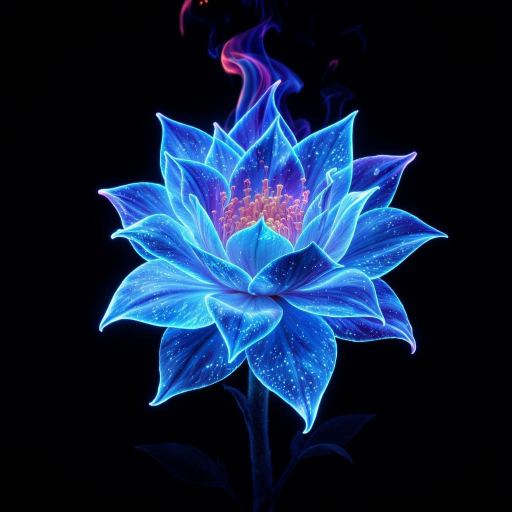
#> input picture tests/1.jpg, 1024 x 1024 px (shown at 1/2 size)
$ python -i color_matching.py   (imports and definitions only)
#> lines starting #> are read from the running program, lines starting #| are printed output that depends on the picture
#> further down, picture is the input picture: shape (1024, 1024, 3); mean B, G, R 59.9, 32.4, 16.1
"""Color transfer and matching functions for video processing."""
from pathlib import Path

import cv2
import numpy as np

from source.core.log import generation_logger
from source.media.video.frame_extraction import extract_frames_from_video, _COLOR_MATCH_DEPS_AVAILABLE
from source.media.video.video_info import get_video_frame_count_and_fps
from source.media.video.ffmpeg_ops import create_video_from_frames_list

__all__ = [
    "apply_color_matching_to_video",
]


def _cm_enhance_saturation(image_bgr, saturation_factor=0.5):
    """
    Adjust saturation of an image by the given factor.
    saturation_factor: 1.0 = no change, 0.5 = 50% reduction, 1.3 = 30% increase, etc.
    """
#> called with saturation_factor = 0.5
    if not _COLOR_MATCH_DEPS_AVAILABLE: return image_bgr
    hsv = cv2.cvtColor(image_bgr, cv2.COLOR_BGR2HSV)
#> hsv: shape (1024, 1024, 3); mean H, S, V 104.9, 209.9, 60.1
    hsv_float = hsv.astype(np.float32)
#> hsv_float: shape (1024, 1024, 3) float32; mean H, S, V 104.9, 210.4, 59.6
    h, s, v = cv2.split(hsv_float)
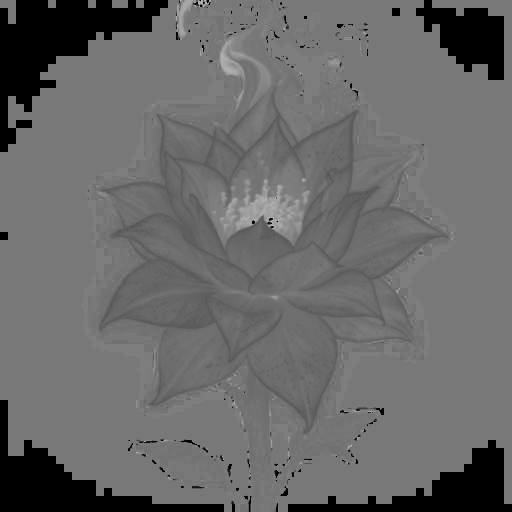
#> h: shape (1024, 1024) float32 (shown at 1/2 size); min 0, max 179, mean 104.9
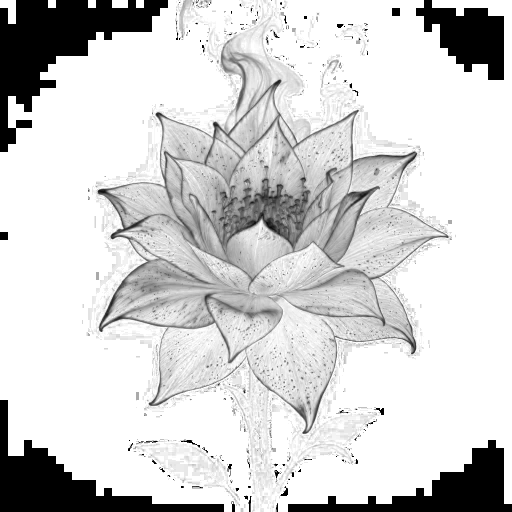
#> s: shape (1024, 1024) float32 (shown at 1/2 size); min 0, max 255, mean 209.9
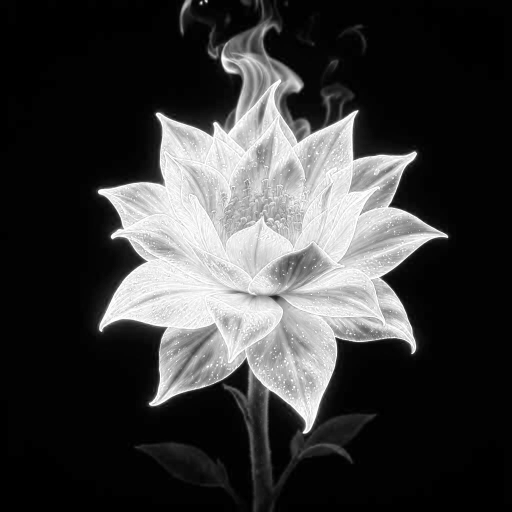
#> v: shape (1024, 1024) float32 (shown at 1/2 size); min 0, max 255, mean 60.1
    s_adjusted = s * saturation_factor
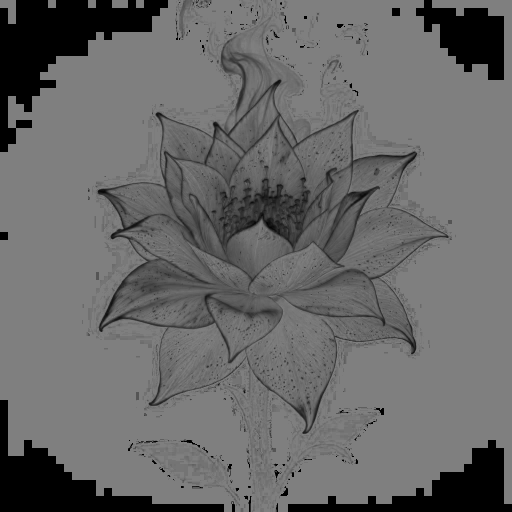
#> s_adjusted: shape (1024, 1024) float32 (shown at 1/2 size); min 0, max 127.5, mean 104.9
    s_adjusted = np.clip(s_adjusted, 0, 255)
    hsv_adjusted = cv2.merge([h, s_adjusted, v])
#> hsv_adjusted: shape (1024, 1024, 3) float32; mean H, S, V 104.9, 105.2, 59.6
    hsv_adjusted_uint8 = hsv_adjusted.astype(np.uint8)
#> hsv_adjusted_uint8: shape (1024, 1024, 3); mean H, S, V 104.9, 104.6, 60.1
    adjusted_bgr = cv2.cvtColor(hsv_adjusted_uint8, cv2.COLOR_HSV2BGR)
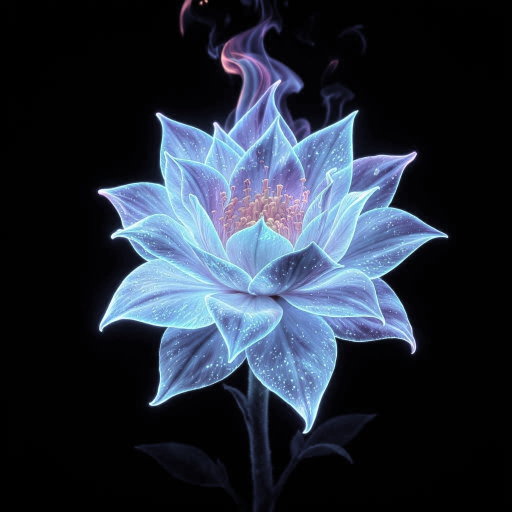
#> adjusted_bgr: shape (1024, 1024, 3) (shown at 1/2 size); mean B, G, R 60, 46.1, 38
    return adjusted_bgr

# [87 lines left out: functions _cm_transfer_mean_std_lab, apply_color_matching_to_video, not called in this run]

>>> import cv2
>>> picture = cv2.imread('../../../tests/1.jpg')
>>> result = _cm_enhance_saturation(picture)

$ run again, on tests/2.jpg
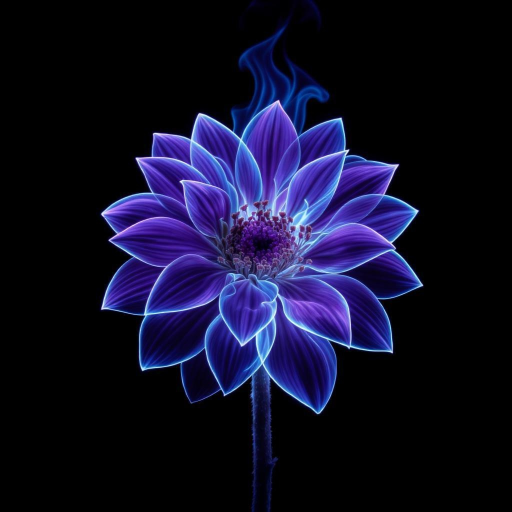
#> input picture tests/2.jpg, 1024 x 1024 px (shown at 1/2 size)
#> picture is the input picture: shape (1024, 1024, 3); mean B, G, R 40.1, 14.6, 16
#> hsv: shape (1024, 1024, 3); mean H, S, V 39.7, 64.7, 40.1
#> hsv_float: shape (1024, 1024, 3) float32; mean H, S, V 39.6, 64.7, 40.2
#> in _cm_enhance_saturation, `h, s, v = cv2.split(hsv_float)`:
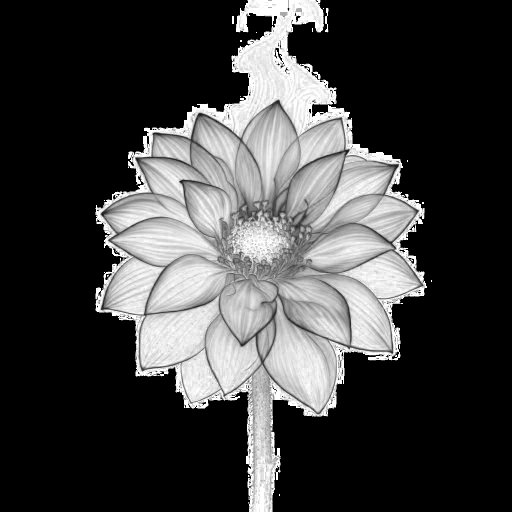
#> s: shape (1024, 1024) float32 (shown at 1/2 size); min 0, max 255, mean 64.7
#> hsv_adjusted: shape (1024, 1024, 3) float32; mean H, S, V 39.6, 32.3, 40.2
#> hsv_adjusted_uint8: shape (1024, 1024, 3); mean H, S, V 39.7, 32.2, 40.1
#> in _cm_enhance_saturation, `adjusted_bgr = cv2.cvtColor(hsv_adjusted_uint8, cv2.COLOR_HSV2BGR)`:
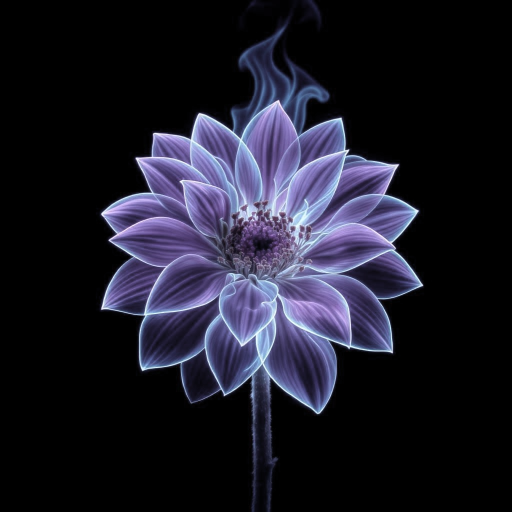
#> adjusted_bgr: shape (1024, 1024, 3) (shown at 1/2 size); mean B, G, R 40.1, 27.3, 27.9

$ run again, on tests/3.jpg
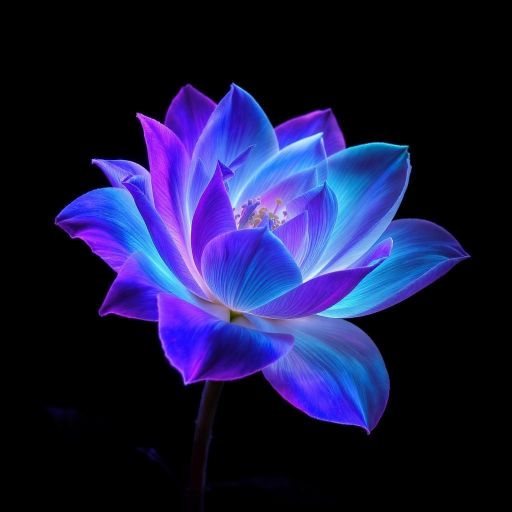
#> input picture tests/3.jpg, 1024 x 1024 px (shown at 1/2 size)
#> picture is the input picture: shape (1024, 1024, 3); mean B, G, R 66.4, 24.7, 25.2
#> hsv: shape (1024, 1024, 3); mean H, S, V 44.2, 72.2, 66.4
#> hsv_float: shape (1024, 1024, 3) float32; mean H, S, V 44.2, 72.3, 66.4
#> in _cm_enhance_saturation, `h, s, v = cv2.split(hsv_float)`:
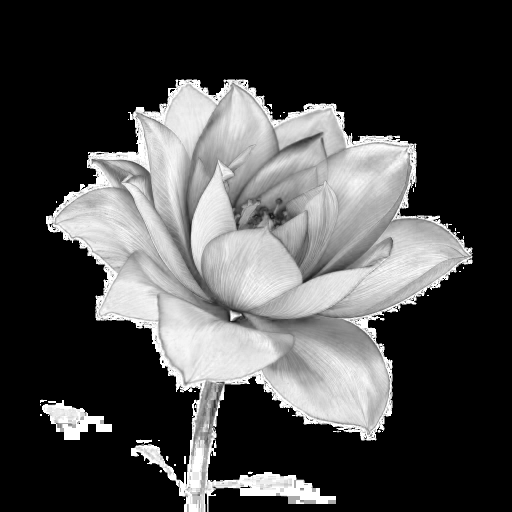
#> s: shape (1024, 1024) float32 (shown at 1/2 size); min 0, max 255, mean 72.2
#> hsv_adjusted: shape (1024, 1024, 3) float32; mean H, S, V 44.2, 36.1, 66.4
#> hsv_adjusted_uint8: shape (1024, 1024, 3); mean H, S, V 44.2, 36, 66.4
#> in _cm_enhance_saturation, `adjusted_bgr = cv2.cvtColor(hsv_adjusted_uint8, cv2.COLOR_HSV2BGR)`:
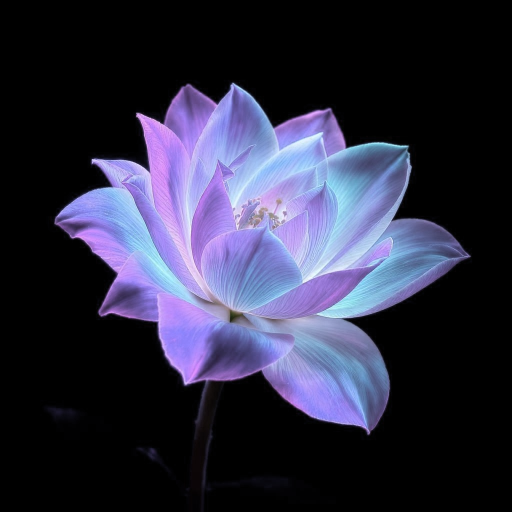
#> adjusted_bgr: shape (1024, 1024, 3) (shown at 1/2 size); mean B, G, R 66.4, 45.5, 45.7

$ run again, on tests/4.jpg
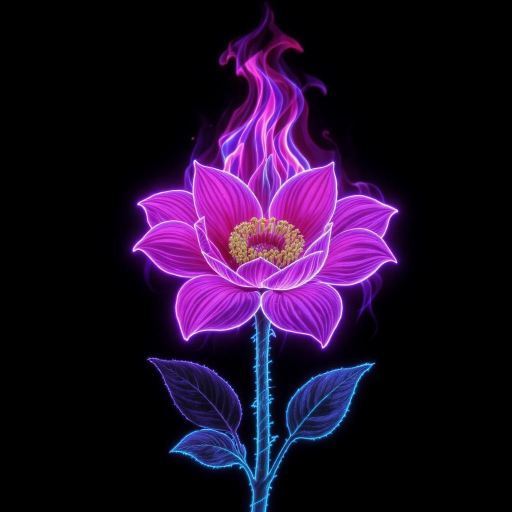
#> input picture tests/4.jpg, 1024 x 1024 px (shown at 1/2 size)
#> picture is the input picture: shape (1024, 1024, 3); mean B, G, R 40.6, 12.6, 31.8
#> hsv: shape (1024, 1024, 3); mean H, S, V 51.7, 81.2, 41.9
#> hsv_float: shape (1024, 1024, 3) float32; mean H, S, V 51.7, 81.2, 41.9
#> in _cm_enhance_saturation, `h, s, v = cv2.split(hsv_float)`:
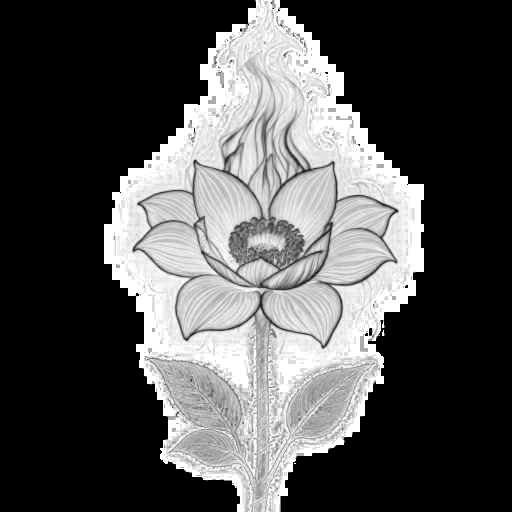
#> s: shape (1024, 1024) float32 (shown at 1/2 size); min 0, max 255, mean 81.2
#> hsv_adjusted: shape (1024, 1024, 3) float32; mean H, S, V 51.7, 40.6, 41.9
#> hsv_adjusted_uint8: shape (1024, 1024, 3); mean H, S, V 51.7, 40.5, 41.9
#> in _cm_enhance_saturation, `adjusted_bgr = cv2.cvtColor(hsv_adjusted_uint8, cv2.COLOR_HSV2BGR)`:
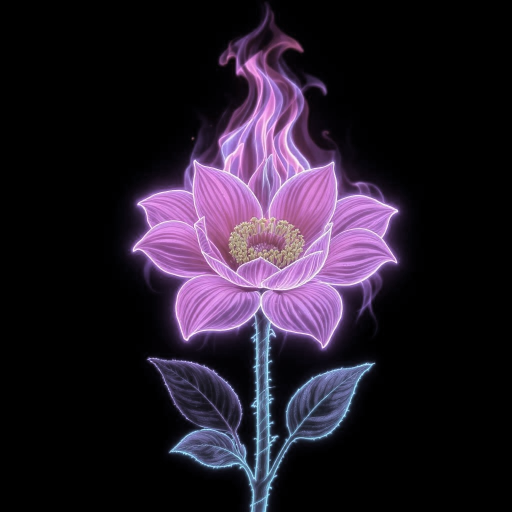
#> adjusted_bgr: shape (1024, 1024, 3) (shown at 1/2 size); mean B, G, R 41.2, 27.1, 36.7
